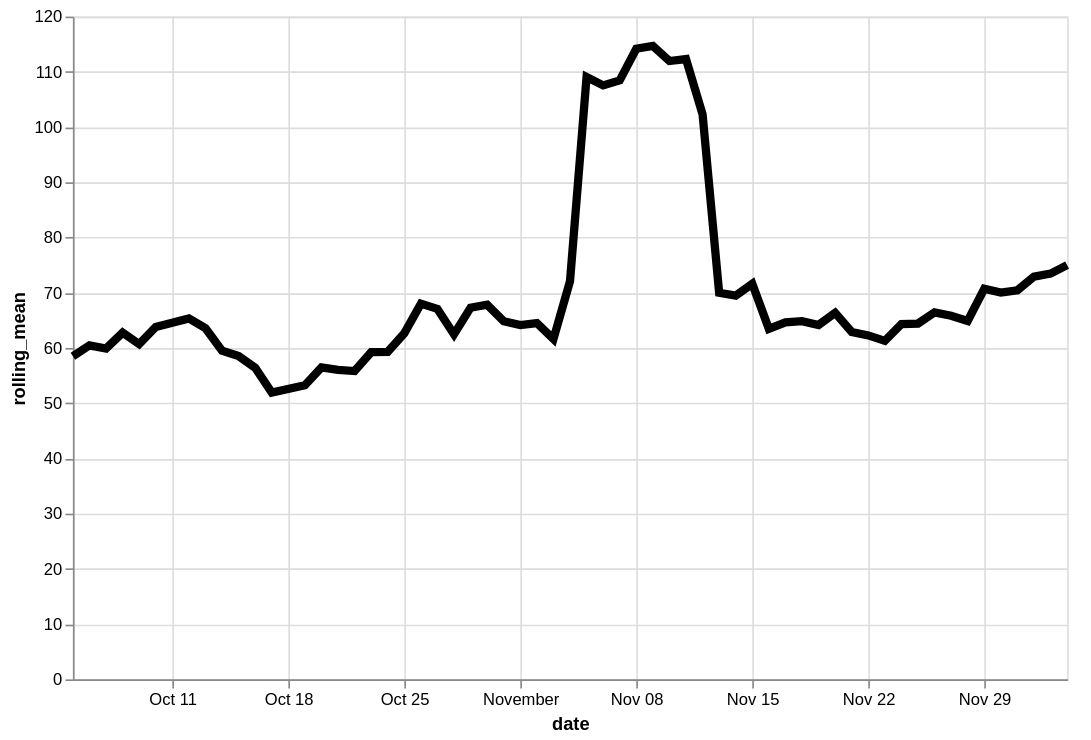

Vega-Lite specification stored for this chart:
### Vega-Lite specification from a JSON file in a GitHub repository (floating-point values rounded to 4 significant figures)
{"config": {"view": {"continuousWidth": 400, "continuousHeight": 300}}, "data": {"name": "data-8244ef9efe5a60df883b94e1ffef72ef"}, "mark": {"type": "line", "color": "black", "size": 5}, "encoding": {"x": {"type": "temporal", "field": "date"}, "y": {"type": "quantitative", "field": "rolling_mean"}}, "height": 400, "transform": [{"window": [{"op": "mean", "field": "log_price", "as": "rolling_mean"}], "frame": [-4, 3]}], "width": 600, "$schema": "https://vega.github.io/schema/vega-lite/v4.8.1.json", "datasets": {"data-8244ef9efe5a60df883b94e1ffef72ef": [{"date": "2020-10-05", "log_price": 34.0}, {"date": "2020-10-06", "log_price": 52.49}, {"date": "2020-10-07", "log_price": 70.0}, {"date": "2020-10-08", "log_price": 77.57}, {"date": "2020-10-09", "log_price": 68.33}, {"date": "2020-10-10", "log_price": 57.0}, {"date": "2020-10-12", "log_price": 80.0}, {"date": "2020-10-13", "log_price": 46.09}, {"date": "2020-10-14", "log_price": 59.0}, {"date": "2020-10-15", "log_price": 64.86}, {"date": "2020-10-16", "log_price": 55.75}, {"date": "2020-10-17", "log_price": 45.0}, {"date": "2020-10-19", "log_price": 60.62}, {"date": "2020-10-20", "log_price": 40.0}, {"date": "2020-10-21", "log_price": 44.17}, {"date": "2020-10-22", "log_price": 56.57}, {"date": "2020-10-23", "log_price": 84.71}, {"date": "2020-10-24", "log_price": 61.44}, {"date": "2020-10-25", "log_price": 54.08}, {"date": "2020-10-26", "log_price": 72.35}, {"date": "2020-10-27", "log_price": 61.09}, {"date": "2020-10-28", "log_price": 66.75}, {"date": "2020-10-29", "log_price": 87.22}, {"date": "2020-10-30", "log_price": 48.94}, {"date": "2020-10-31", "log_price": 47.81}, {"date": "2020-11-01", "log_price": 100.1}, {"date": "2020-11-02", "log_price": 58.4}, {"date": "2020-11-03", "log_price": 48.45}, {"date": "2020-11-04", "log_price": 55.44}, {"date": "2020-11-05", "log_price": 69.65}, {"date": "2020-11-06", "log_price": 64.08}, {"date": "2020-11-07", "log_price": 132.8}, {"date": "2020-11-08", "log_price": 343.5}, {"date": "2020-11-09", "log_price": 88.0}, {"date": "2020-11-10", "log_price": 65.72}, {"date": "2020-11-11", "log_price": 94.18}, {"date": "2020-11-12", "log_price": 59.5}, {"date": "2020-11-13", "log_price": 47.88}, {"date": "2020-11-14", "log_price": 66.83}, {"date": "2020-11-15", "log_price": 53.0}, {"date": "2020-11-16", "log_price": 84.86}, {"date": "2020-11-17", "log_price": 83.88}, {"date": "2020-11-18", "log_price": 82.85}, {"date": "2020-11-19", "log_price": 29.0}, {"date": "2020-11-20", "log_price": 68.72}, {"date": "2020-11-21", "log_price": 49.6}, {"date": "2020-11-22", "log_price": 61.48}, {"date": "2020-11-23", "log_price": 70.58}, {"date": "2020-11-24", "log_price": 57.06}, {"date": "2020-11-25", "log_price": 78.9}, {"date": "2020-11-26", "log_price": 74.96}, {"date": "2020-11-27", "log_price": 53.15}, {"date": "2020-11-28", "log_price": 69.65}, {"date": "2020-11-29", "log_price": 65.79}, {"date": "2020-11-30", "log_price": 56.58}, {"date": "2020-12-01", "log_price": 63.08}, {"date": "2020-12-02", "log_price": 103.6}, {"date": "2020-12-03", "log_price": 73.32}, {"date": "2020-12-04", "log_price": 78.34}]}}
